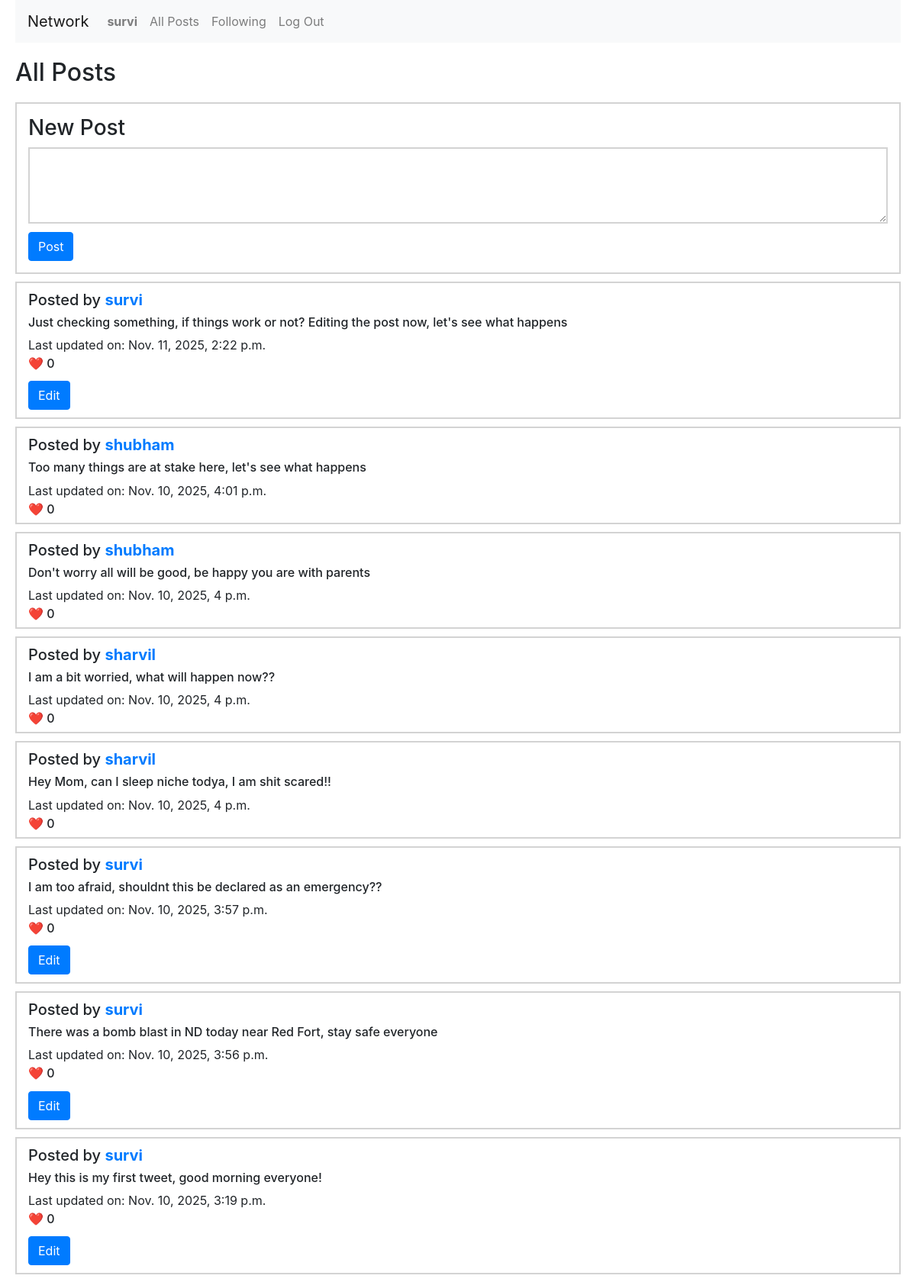
Screenshot of / (signed in) with the database file from the repository.
### network/models.py (models this page shows)
class User(AbstractUser):
    pass

class Post(models.Model):
    posted_by = models.ForeignKey(User, on_delete=models.CASCADE, related_name="poster") ##relates to the user table/object
    post_details = models.TextField() ##textfield for inlmiited length
    created_at = models.DateTimeField(auto_now_add=True)  # Set once
    updated_at = models.DateTimeField(auto_now=True)      # Updates every save
    is_edited = models.BooleanField(default=False)
    def __str__(self):
        return f"Post made by {self.posted_by} on {self.created_at} and it says {self.post_details}"

### network/views.py (the view)
# urls.py: path("", views.index, name="index"),
def index(request):
    all_Posts = Post.objects.all().order_by('-updated_at')
    print(all_Posts)
    return render(request, "network/index.html", {
        "posts": all_Posts
    })

### network/templates/network/index.html (shortened to what this page needs)
{% extends "network/layout.html" %}
{% block body %}
    {% if user.is_authenticated %}
    <h2 id = "headerNewPost">All Posts</h2>
    <div id = "newPost">
        <h3>New Post</h3>
        <form id = "formPost" action = "{% url 'newpost'%}" method = "POST">
            <textarea name = "description"  required></textarea>
            <br>
            <button id = "formButton" class="btn btn-primary" type="submit">Post</button>
        </form>
    </div>
    {% endif %}
    {% if posts %}
        {% for post in posts %}
            <div class = "individualPost">
                <h5>Posted by <strong> <a id = "userProfile" href = "{% url 'profilePage' post.posted_by.username %}">{{ post.posted_by.username }} </a></strong></h5>
                <h6 class = "actualPostDetails"> {{ post.post_details }}</h6>
                <h7> Last updated on: {{ post.updated_at }}</h7>
                <br>
                <h6 class="likes" data-postid="{{ post.id }}" data-state="Like" data-user="{{ user.username }}" data-count="{{ post.likes.count }}"> <span>❤️</span> {{ post.likes.count }}</h6>
                {% if post.posted_by.username == user.username %}
                    <br>
                    <button data-postid = "{{ post.id }}" class="btn btn-primary editButton">Edit</button>
                {% endif %}
            </div>
        {% endfor %}
    {% endif %}
{% endblock %}

### network/templates/network/layout.html (shortened to what this page needs)
{% load static %}
<!DOCTYPE html>
<html lang="en">
    <head>
        <link rel="stylesheet" href="https://stackpath.bootstrapcdn.com/bootstrap/4.4.1/css/bootstrap.min.css">
        <link href="{% static 'network/styles.css' %}" rel="stylesheet">
    </head>
    <body>
        <nav class="navbar navbar-expand-lg navbar-light bg-light">
            <a class="navbar-brand" href="#">Network</a>
            <div>
              <ul class="navbar-nav mr-auto">
                {% if user.is_authenticated %}
                    <li class="nav-item">
                        <a class="nav-link" href= "{% url 'profilePage'  user.username %}"><strong> {{ user.username }}</strong></a>
                    </li>
                {% endif %}
                <li class="nav-item">
                  <a class="nav-link" href="{% url 'index' %}">All Posts</a>
                </li>
                {% if user.is_authenticated %}
                    <li class="nav-item">
                        <a class="nav-link" href="{% url 'followingPage' %}">Following</a>
                    </li>
                    <li class="nav-item">
                        <a class="nav-link" href="{% url 'logout' %}">Log Out</a>
                    </li>
                {% endif %}
              </ul>
            </div>
          </nav>
        <div class="body">
            {% block body %}
            {% endblock %}
        </div>
    </body>
</html>

### network/templates/network/index.html (style rules this page uses)
body { margin-left: 20px; margin-right: 20px; }
#headerNewPost { margin-top: 20px; margin-bottom: 20px; }
#newPost { border: solid 2px; border-color: lightgray; padding: 15px; }
textarea { height: 100px; width: 100%; border: solid 2px; border-color: lightgray; }
#formButton { margin-top: 5px; }
.individualPost { padding-left: 15px; border: solid 2px ; border-color: lightgray; margin-top: 10px; padding-top: 10px; margin-bottom: 10px; }
#userProfile { cursor: pointer; }
.editButton { cursor: pointer; margin-bottom: 10px; margin-top: 5px; }
.likes { cursor: pointer; display: inline-block; }

### rows the page displays
User: username "survi"
Post: posted_by.username "survi", post_details "Just checking something, if things work or not? Editing the post now, let's see what happens", updated_at "Nov. 11, 2025, 2:22 p.m.", likes.count "0"
Post: posted_by.username "shubham", post_details "Too many things are at stake here, let's see what happens", updated_at "Nov. 10, 2025, 4:01 p.m.", likes.count "0"
Post: posted_by.username "shubham", post_details "Don't worry all will be good, be happy you are with parents", updated_at "Nov. 10, 2025, 4 p.m.", likes.count "0"
Post: posted_by.username "sharvil", post_details "I am a bit worried, what will happen now??", updated_at "Nov. 10, 2025, 4 p.m.", likes.count "0"
Post: posted_by.username "sharvil", post_details "Hey Mom, can I sleep niche todya, I am shit scared!!", updated_at "Nov. 10, 2025, 4 p.m.", likes.count "0"
Post: posted_by.username "survi", post_details "I am too afraid, shouldnt this be declared as an emergency??", updated_at "Nov. 10, 2025, 3:57 p.m.", likes.count "0"
Post: posted_by.username "survi", post_details "There was a bomb blast in ND today near Red Fort, stay safe everyone", updated_at "Nov. 10, 2025, 3:56 p.m.", likes.count "0"
Post: posted_by.username "survi", post_details "Hey this is my first tweet, good morning everyone!", updated_at "Nov. 10, 2025, 3:19 p.m.", likes.count "0"
